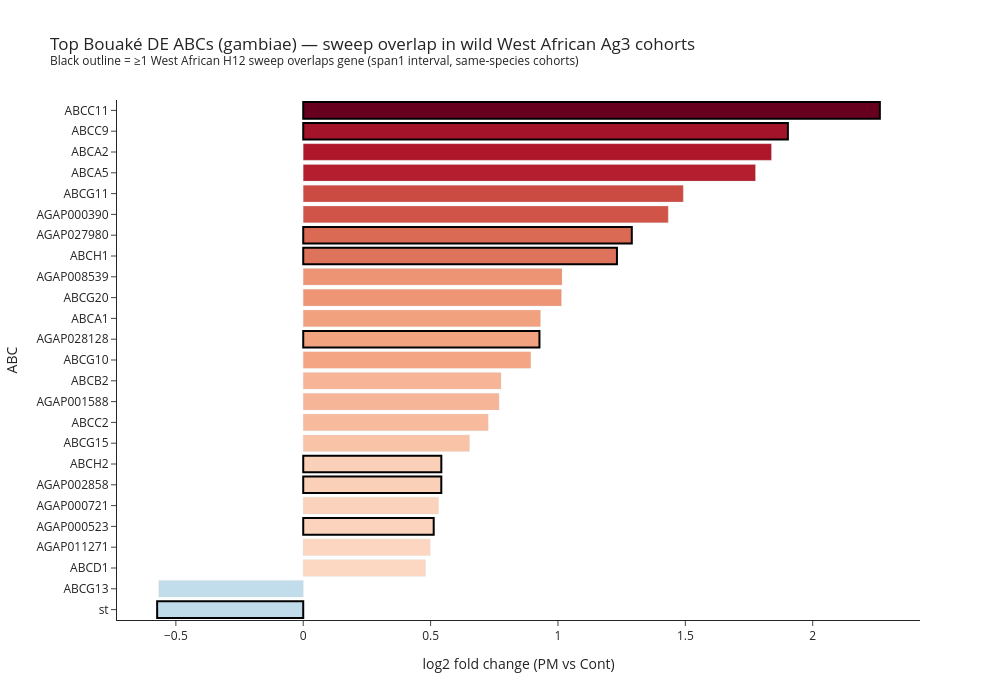

This figure's notebook cell:
### Code cell
# Figure: Bouaké DE vs sweep overlap — highlight genes under selection in wild West African pops
def de_sweep_plot(de_df, family, title, out_stub, width=1000, height=700):
    d = de_df.copy()
    d['label'] = np.where(d['GeneName'].isna(), d['GeneID'], d['GeneName'].astype(str))
    d['has_sweep'] = d['n_sweeps'] > 0
    d = d.dropna(subset=['log2FoldChange']).reindex(d['log2FoldChange'].abs().sort_values(ascending=False).index).head(25).sort_values('log2FoldChange')

    fig = go.Figure()
    fig.add_trace(go.Bar(
        y=d['label'], x=d['log2FoldChange'], orientation='h',
        marker=dict(
            color=d['log2FoldChange'], colorscale='RdBu_r', cmid=0,
            line=dict(color=np.where(d['has_sweep'],'black','lightgrey'),
                      width=np.where(d['has_sweep'],2.0,0.3)),
        ),
        customdata=d[['GeneID','padj','n_sweeps','max_delta_i','max_stat_max','countries']].values,
        hovertemplate=('<b>%{y}</b><br>log2FC: %{x:.2f}<br>padj: %{customdata[1]:.2e}<br>'
                       'sweeps: %{customdata[2]}<br>max ΔAIC: %{customdata[3]:.0f}<br>'
                       'max H12: %{customdata[4]:.2f}<br>countries: %{customdata[5]}<extra></extra>'),
    ))
    fig.add_vline(x=0, line_color='grey')
    fig.update_layout(
        title=title + '<br><sup>Black outline = ≥1 West African H12 sweep overlaps gene (span1 interval, same-species cohorts)</sup>',
        xaxis_title='log2 fold change (PM vs Cont)', yaxis_title=family,
        template='simple_white', width=width, height=height, showlegend=False,
    )
    fig.write_html(f'figures_ms/{out_stub}.html')
    fig.write_image(f'figures_ms/{out_stub}.png', scale=2)
    return fig

fig_abc = de_sweep_plot(abc_sig, 'ABC', 'Top Bouaké DE ABCs (gambiae) — sweep overlap in wild West African Ag3 cohorts', 'b5_abc_sweep_overlap')
fig_abc.show()

### Figure 1 — Plotly figure (JSON) as saved in the notebook; plotly's stock layout.template omitted (floating-point values rounded to 4 significant figures; data arrays with more than 128 entries replaced by an {"elided": "..."} marker saying what was removed)
{"data": [{"customdata": {"elided": "25x6 mixed values"}, "hovertemplate": "<b>%{y}</b><br>log2FC: %{x:.2f}<br>padj: %{customdata[1]:.2e}<br>sweeps: %{customdata[2]}<br>max ΔAIC: %{customdata[3]:.0f}<br>max H12: %{customdata[4]:.2f}<br>countries: %{customdata[5]}<extra></extra>", "marker": {"cmid": 0, "color": [-0.5735, -0.5668, 0.4798, 0.4982, 0.5122, 0.5308, 0.542, 0.5421, 0.653, 0.726, 0.7688, 0.7764, 0.8934, 0.9273, 0.9315, 1.014, 1.016, 1.232, 1.29, 1.433, 1.492, 1.775, 1.838, 1.903, 2.264], "colorscale": [[0, "rgb(5,48,97)"], [0.1, "rgb(33,102,172)"], [0.2, "rgb(67,147,195)"], [0.3, "rgb(146,197,222)"], [0.4, "rgb(209,229,240)"], [0.5, "rgb(247,247,247)"], [0.6, "rgb(253,219,199)"], [0.7, "rgb(244,165,130)"], [0.8, "rgb(214,96,77)"], [0.9, "rgb(178,24,43)"], [1, "rgb(103,0,31)"]], "line": {"color": ["black", "lightgrey", "lightgrey", "lightgrey", "black", "lightgrey", "black", "black", "lightgrey", "lightgrey", "lightgrey", "lightgrey", "lightgrey", "black", "lightgrey", "lightgrey", "lightgrey", "black", "black", "lightgrey", "lightgrey", "lightgrey", "lightgrey", "black", "black"], "width": [2.0, 0.3, 0.3, 0.3, 2.0, 0.3, 2.0, 2.0, 0.3, 0.3, 0.3, 0.3, 0.3, 2.0, 0.3, 0.3, 0.3, 2.0, 2.0, 0.3, 0.3, 0.3, 0.3, 2.0, 2.0]}}, "orientation": "h", "type": "bar", "x": [-0.5735, -0.5668, 0.4798, 0.4982, 0.5122, 0.5308, 0.542, 0.5421, 0.653, 0.726, 0.7688, 0.7764, 0.8934, 0.9273, 0.9315, 1.014, 1.016, 1.232, 1.29, 1.433, 1.492, 1.775, 1.838, 1.903, 2.264], "y": ["st", "ABCG13", "ABCD1", "AGAP011271", "AGAP000523", "AGAP000721", "AGAP002858", "ABCH2", "ABCG15", "ABCC2", "AGAP001588", "ABCB2", "ABCG10", "AGAP028128", "ABCA1", "ABCG20", "AGAP008539", "ABCH1", "AGAP027980", "AGAP000390", "ABCG11", "ABCA5", "ABCA2", "ABCC9", "ABCC11"]}], "layout": {"height": 700, "shapes": [{"line": {"color": "grey"}, "type": "line", "x0": 0, "x1": 0, "xref": "x", "y0": 0, "y1": 1, "yref": "y domain"}], "showlegend": false, "title": {"text": "Top Bouaké DE ABCs (gambiae) — sweep overlap in wild West African Ag3 cohorts<br><sup>Black outline = ≥1 West African H12 sweep overlaps gene (span1 interval, same-species cohorts)</sup>"}, "width": 1000, "xaxis": {"title": {"text": "log2 fold change (PM vs Cont)"}}, "yaxis": {"title": {"text": "ABC"}}}}
